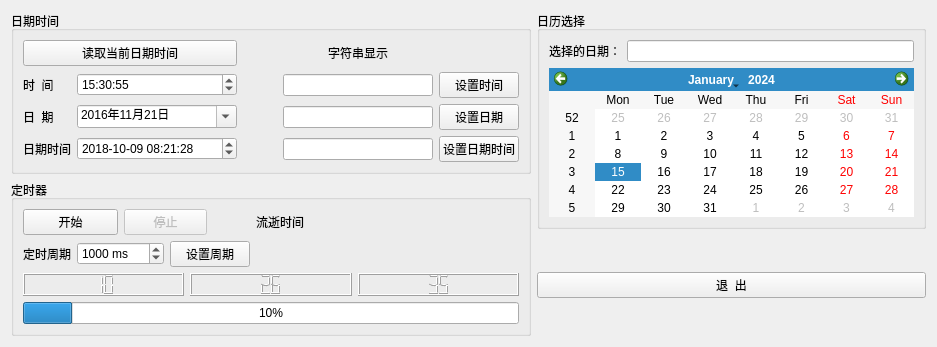
<?xml version="1.0" encoding="UTF-8"?>
<ui version="4.0">
 <class>Widget</class>
 <widget class="QWidget" name="Widget">
  <property name="geometry">
   <rect>
    <x>0</x>
    <y>0</y>
    <width>937</width>
    <height>344</height>
   </rect>
  </property>
  <property name="windowTitle">
   <string>Widget</string>
  </property>
  <layout class="QGridLayout" name="gridLayout_4">
   <item row="0" column="0">
    <layout class="QVBoxLayout" name="verticalLayout_3">
     <item>
      <widget class="QGroupBox" name="groupBox_2">
       <property name="title">
        <string>日期时间</string>
       </property>
       <layout class="QGridLayout" name="gridLayout">
        <item row="1" column="4">
         <widget class="QPushButton" name="btnSetTime">
          <property name="text">
           <string>设置时间</string>
          </property>
         </widget>
        </item>
        <item row="2" column="1">
         <widget class="QDateEdit" name="dateEdit">
          <property name="currentSection">
           <enum>QDateTimeEdit::YearSection</enum>
          </property>
          <property name="displayFormat">
           <string>yyyy年M月d日</string>
          </property>
          <property name="calendarPopup">
           <bool>true</bool>
          </property>
          <property name="currentSectionIndex">
           <number>0</number>
          </property>
          <property name="date">
           <date>
            <year>2016</year>
            <month>11</month>
            <day>21</day>
           </date>
          </property>
         </widget>
        </item>
        <item row="0" column="3">
         <widget class="QLabel" name="LabDateTime">
          <property name="text">
           <string>字符串显示</string>
          </property>
          <property name="alignment">
           <set>Qt::AlignCenter</set>
          </property>
         </widget>
        </item>
        <item row="0" column="0" colspan="2">
         <widget class="QPushButton" name="btnGetTime">
          <property name="text">
           <string>读取当前日期时间</string>
          </property>
         </widget>
        </item>
        <item row="1" column="2">
         <spacer name="horizontalSpacer_2">
          <property name="orientation">
           <enum>Qt::Horizontal</enum>
          </property>
          <property name="sizeHint" stdset="0">
           <size>
            <width>40</width>
            <height>20</height>
           </size>
          </property>
         </spacer>
        </item>
        <item row="2" column="3">
         <widget class="QLineEdit" name="editDate"/>
        </item>
        <item row="2" column="4">
         <widget class="QPushButton" name="btnSetDate">
          <property name="text">
           <string>设置日期</string>
          </property>
         </widget>
        </item>
        <item row="3" column="1">
         <widget class="QDateTimeEdit" name="dateTimeEdit">
          <property name="minimumSize">
           <size>
            <width>160</width>
            <height>0</height>
           </size>
          </property>
          <property name="dateTime">
           <datetime>
            <hour>8</hour>
            <minute>21</minute>
            <second>28</second>
            <year>2018</year>
            <month>10</month>
            <day>9</day>
           </datetime>
          </property>
          <property name="date">
           <date>
            <year>2018</year>
            <month>10</month>
            <day>9</day>
           </date>
          </property>
          <property name="time">
           <time>
            <hour>8</hour>
            <minute>21</minute>
            <second>28</second>
           </time>
          </property>
          <property name="maximumDateTime">
           <datetime>
            <hour>23</hour>
            <minute>59</minute>
            <second>59</second>
            <year>3000</year>
            <month>12</month>
            <day>31</day>
           </datetime>
          </property>
          <property name="minimumDateTime">
           <datetime>
            <hour>0</hour>
            <minute>0</minute>
            <second>0</second>
            <year>1763</year>
            <month>9</month>
            <day>14</day>
           </datetime>
          </property>
          <property name="minimumDate">
           <date>
            <year>1763</year>
            <month>9</month>
            <day>14</day>
           </date>
          </property>
          <property name="currentSection">
           <enum>QDateTimeEdit::YearSection</enum>
          </property>
          <property name="displayFormat">
           <string>yyyy-MM-dd HH:mm:ss</string>
          </property>
          <property name="calendarPopup">
           <bool>false</bool>
          </property>
          <property name="currentSectionIndex">
           <number>0</number>
          </property>
          <property name="timeSpec">
           <enum>Qt::LocalTime</enum>
          </property>
         </widget>
        </item>
        <item row="3" column="3">
         <widget class="QLineEdit" name="editDateTime">
          <property name="minimumSize">
           <size>
            <width>150</width>
            <height>0</height>
           </size>
          </property>
         </widget>
        </item>
        <item row="3" column="4">
         <widget class="QPushButton" name="btnSetDateTime">
          <property name="text">
           <string>设置日期时间</string>
          </property>
         </widget>
        </item>
        <item row="3" column="0">
         <widget class="QLabel" name="label_3">
          <property name="text">
           <string>日期时间</string>
          </property>
         </widget>
        </item>
        <item row="1" column="1">
         <widget class="QTimeEdit" name="timeEdit">
          <property name="displayFormat">
           <string>HH:mm:ss</string>
          </property>
          <property name="calendarPopup">
           <bool>true</bool>
          </property>
          <property name="time">
           <time>
            <hour>15</hour>
            <minute>30</minute>
            <second>55</second>
           </time>
          </property>
         </widget>
        </item>
        <item row="2" column="0">
         <widget class="QLabel" name="label_2">
          <property name="text">
           <string>日  期</string>
          </property>
         </widget>
        </item>
        <item row="1" column="0">
         <widget class="QLabel" name="label">
          <property name="text">
           <string>时  间</string>
          </property>
         </widget>
        </item>
        <item row="1" column="3">
         <widget class="QLineEdit" name="editTime"/>
        </item>
       </layout>
      </widget>
     </item>
     <item>
      <widget class="QGroupBox" name="groupBox">
       <property name="title">
        <string>定时器</string>
       </property>
       <layout class="QVBoxLayout" name="verticalLayout">
        <item>
         <layout class="QGridLayout" name="gridLayout_2">
          <item row="0" column="0" colspan="2">
           <widget class="QPushButton" name="btnStart">
            <property name="text">
             <string>开始</string>
            </property>
           </widget>
          </item>
          <item row="0" column="2" colspan="2">
           <widget class="QPushButton" name="btnStop">
            <property name="enabled">
             <bool>false</bool>
            </property>
            <property name="text">
             <string>停止</string>
            </property>
           </widget>
          </item>
          <item row="1" column="0">
           <widget class="QLabel" name="label_4">
            <property name="text">
             <string>定时周期</string>
            </property>
           </widget>
          </item>
          <item row="1" column="1" colspan="2">
           <widget class="QSpinBox" name="spinBoxIntv">
            <property name="suffix">
             <string> ms</string>
            </property>
            <property name="maximum">
             <number>999999</number>
            </property>
            <property name="value">
             <number>1000</number>
            </property>
           </widget>
          </item>
          <item row="1" column="3" colspan="2">
           <widget class="QPushButton" name="btnSetIntv">
            <property name="text">
             <string>设置周期</string>
            </property>
           </widget>
          </item>
          <item row="1" column="5">
           <spacer name="horizontalSpacer">
            <property name="orientation">
             <enum>Qt::Horizontal</enum>
            </property>
            <property name="sizeHint" stdset="0">
             <size>
              <width>40</width>
              <height>20</height>
             </size>
            </property>
           </spacer>
          </item>
          <item row="0" column="5">
           <widget class="QLabel" name="LabElapsTime">
            <property name="text">
             <string>流逝时间</string>
            </property>
           </widget>
          </item>
         </layout>
        </item>
        <item>
         <layout class="QHBoxLayout" name="horizontalLayout">
          <item>
           <widget class="QLCDNumber" name="LCDHour">
            <property name="smallDecimalPoint">
             <bool>false</bool>
            </property>
            <property name="digitCount">
             <number>2</number>
            </property>
            <property name="value" stdset="0">
             <double>10.000000000000000</double>
            </property>
            <property name="intValue" stdset="0">
             <number>10</number>
            </property>
           </widget>
          </item>
          <item>
           <widget class="QLCDNumber" name="LCDMin">
            <property name="digitCount">
             <number>2</number>
            </property>
            <property name="intValue" stdset="0">
             <number>26</number>
            </property>
           </widget>
          </item>
          <item>
           <widget class="QLCDNumber" name="LCDSec">
            <property name="digitCount">
             <number>2</number>
            </property>
            <property name="intValue" stdset="0">
             <number>35</number>
            </property>
           </widget>
          </item>
         </layout>
        </item>
        <item>
         <widget class="QProgressBar" name="progressBar">
          <property name="value">
           <number>10</number>
          </property>
          <property name="textVisible">
           <bool>true</bool>
          </property>
         </widget>
        </item>
       </layout>
      </widget>
     </item>
    </layout>
   </item>
   <item row="0" column="1">
    <layout class="QVBoxLayout" name="verticalLayout_2">
     <item>
      <widget class="QGroupBox" name="groupBox_3">
       <property name="title">
        <string>日历选择</string>
       </property>
       <layout class="QGridLayout" name="gridLayout_3">
        <item row="0" column="1">
         <widget class="QLineEdit" name="editCalendar"/>
        </item>
        <item row="1" column="0" colspan="2">
         <widget class="QCalendarWidget" name="calendarWidget">
          <property name="gridVisible">
           <bool>false</bool>
          </property>
         </widget>
        </item>
        <item row="0" column="0">
         <widget class="QLabel" name="label_5">
          <property name="text">
           <string>选择的日期：</string>
          </property>
         </widget>
        </item>
       </layout>
      </widget>
     </item>
     <item>
      <spacer name="verticalSpacer">
       <property name="orientation">
        <enum>Qt::Vertical</enum>
       </property>
       <property name="sizeHint" stdset="0">
        <size>
         <width>20</width>
         <height>40</height>
        </size>
       </property>
      </spacer>
     </item>
     <item>
      <widget class="QPushButton" name="btnClose">
       <property name="text">
        <string>退  出</string>
       </property>
      </widget>
     </item>
     <item>
      <spacer name="verticalSpacer_2">
       <property name="orientation">
        <enum>Qt::Vertical</enum>
       </property>
       <property name="sizeHint" stdset="0">
        <size>
         <width>20</width>
         <height>40</height>
        </size>
       </property>
      </spacer>
     </item>
    </layout>
   </item>
  </layout>
 </widget>
 <resources/>
 <connections>
  <connection>
   <sender>btnClose</sender>
   <signal>clicked()</signal>
   <receiver>Widget</receiver>
   <slot>close()</slot>
   <hints>
    <hint type="sourcelabel">
     <x>733</x>
     <y>302</y>
    </hint>
    <hint type="destinationlabel">
     <x>468</x>
     <y>171</y>
    </hint>
   </hints>
  </connection>
 </connections>
</ui>
